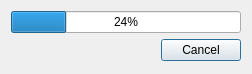
<?xml version="1.0" encoding="UTF-8"?>
<ui version="4.0">
 <class>GenericProgressDialog</class>
 <widget class="QDialog" name="GenericProgressDialog">
  <property name="windowModality">
   <enum>Qt::NonModal</enum>
  </property>
  <property name="geometry">
   <rect>
    <x>0</x>
    <y>0</y>
    <width>252</width>
    <height>74</height>
   </rect>
  </property>
  <property name="windowTitle">
   <string>Running progres..</string>
  </property>
  <property name="modal">
   <bool>true</bool>
  </property>
  <layout class="QGridLayout" name="gridLayout">
   <item row="0" column="0" colspan="2">
    <widget class="QProgressBar" name="progressBar">
     <property name="value">
      <number>24</number>
     </property>
    </widget>
   </item>
   <item row="1" column="0">
    <spacer name="horizontalSpacer">
     <property name="orientation">
      <enum>Qt::Horizontal</enum>
     </property>
     <property name="sizeHint" stdset="0">
      <size>
       <width>168</width>
       <height>20</height>
      </size>
     </property>
    </spacer>
   </item>
   <item row="1" column="1">
    <widget class="QPushButton" name="cancelButton">
     <property name="text">
      <string>Cancel</string>
     </property>
    </widget>
   </item>
  </layout>
 </widget>
 <resources/>
 <connections/>
</ui>
